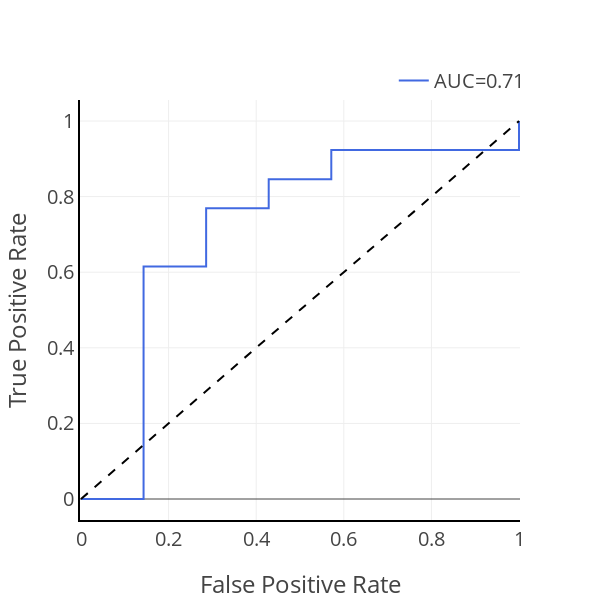

Notebook code cell kept with this figure:
### Code cell
from autorad.visualization import plotly_utils
from autorad.inference import infer_utils
from autorad import evaluation

artifacts = infer_utils.get_artifacts_from_best_run(experiment_name)

result_df = evaluation.evaluate_feature_dataset(
    dataset=feature_dataset,
    model=artifacts["model"],
    preprocessor=artifacts["preprocessor"],
)

plotly_utils.plot_roc_curve(result_df.y_true, result_df.y_pred_proba)

### Figure 1 — Plotly figure (JSON) as saved in the notebook; plotly's stock layout.template omitted (floating-point values rounded to 4 significant figures)
{"data": [{"line": {"color": "royalblue", "width": 2}, "mode": "lines", "name": "AUC=0.71", "type": "scatter", "x": [0, 0.1429, 0.1429, 0.2857, 0.2857, 0.4286, 0.4286, 0.5714, 0.5714, 1, 1], "y": [0, 0, 0.6154, 0.6154, 0.7692, 0.7692, 0.8462, 0.8462, 0.9231, 0.9231, 1]}], "layout": {"font": {"size": 20}, "height": 600, "legend": {"xanchor": "right", "yanchor": "bottom"}, "plot_bgcolor": "rgba(0, 0, 0, 0)", "shapes": [{"line": {"dash": "dash"}, "type": "line", "x0": 0, "x1": 1, "y0": 0, "y1": 1}], "showlegend": true, "width": 600, "xaxis": {"linecolor": "black", "linewidth": 2, "showline": true, "title": {"text": "False Positive Rate"}}, "yaxis": {"linecolor": "black", "linewidth": 2, "showline": true, "title": {"text": "True Positive Rate"}}}}
